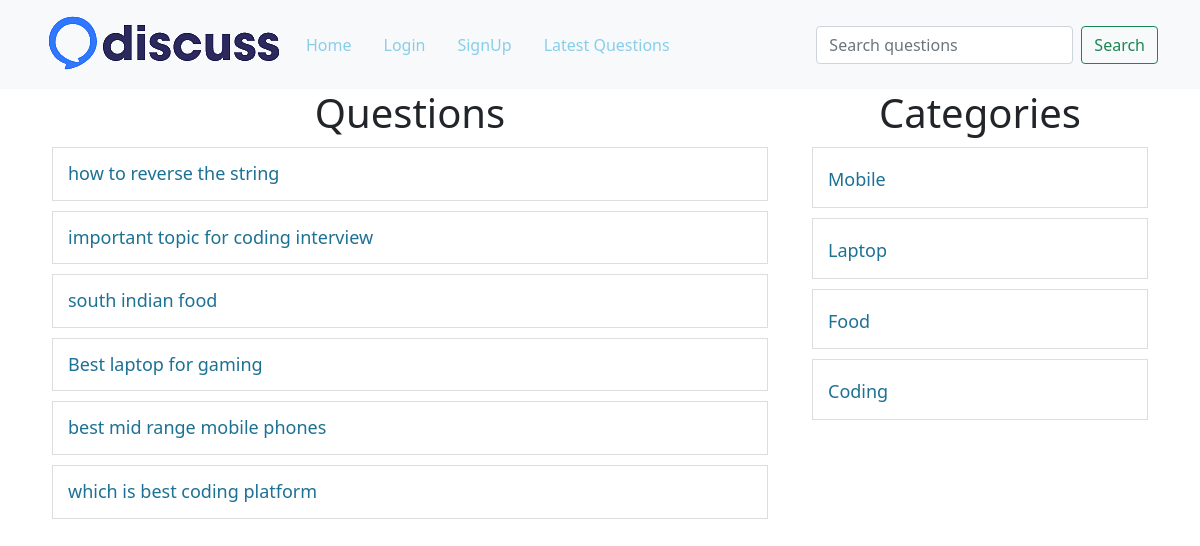
Page /?latest=true on the committed database.
### tables this page shows
CREATE TABLE `questions` (
  `id` int(10) NOT NULL,
  `title` varchar(100) NOT NULL,
  `description` varchar(300) NOT NULL,
  `category_id` int(10) NOT NULL,
  `user_id` int(10) NOT NULL
);

CREATE TABLE `category` (
  `id` int(30) NOT NULL,
  `name` varchar(100) NOT NULL
);

### client/questions.php (the view, shortened to what this page needs)
<div class="container">
    <div class="row">
        <div class="col-8">
            <h1 class="heading">Questions</h1>
            <?php
            include("./common/db.php");
            if (isset($_GET["c-id"])) {
                $query = "select * from questions where category_id=$cid";
            } else if (isset($_GET["u-id"])) {
                $query = "select * from questions where user_id=$uid";
            } else if (isset($_GET["latest"])) {
                $query = "select * from questions order by id desc";
            } else if (isset($_GET["search"])) {
                 $query = "select * from questions where title LIKE '%$search%' ";
            }else {
                $query = "select * from questions";
            }
            $result = $conn->query($query);
            foreach ($result as $row) {
                $title = $row['title'];
                $id = $row['id'];
                echo "<div class='row question-list'>
    <h4 class='my-question'><a href='?q-id=$id'>$title</a>";
    echo "</h4></div>";
            }
            ?>
        </div>
        <div class="col-4">
            <?php include('categorylist.php'); ?>
        </div>
    </div>
</div>

### client/categorylist.php
<div>
    <h1 class="heading">Categories</h1>
    <?php
    include('./common/db.php');
    $query="select * from category";
$result = $conn->query($query);
foreach($result as $row){
    $name=  ucfirst($row['name']);
    $id= $row['id'];
    echo "<div class='row question-list'>
    <h4><a href='?c-id=$id'>$name</a></h4>
    </div>";
}
    ?>
</div>

### public/style.css (style rules this page uses)
a { color: skyblue !important; }
.heading { text-align: center; }
.question-list { border: 1px solid #ddd; padding: 15px; margin: 10px; }
.question-list h4 { margin: 0; padding: 0; }
.question-list a,.question-title { font-size: 18px; text-decoration: none; color: #1c7194 !important; }
.my-question { display: flex; justify-content: space-between; }

### rows in the picture
questions: title "how to reverse the string"
questions: title "important topic for coding interview"
questions: title "south indian food"
questions: title "Best laptop for gaming"
questions: title "best mid range mobile phones"
questions: title "which is best coding platform"
category: name "Mobile"
category: name "Laptop"
category: name "Food"
category: name "Coding"
